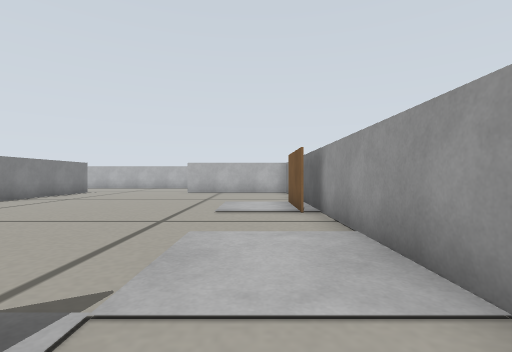
view 1 (above)

24 first-person views from a walk through a robot-simulator world made for Gazebo. The camera is 0.17 m above the floor, looks level and sees 85° across. The floor is counted in squares, 0.2 m on a side. Each view is taken from the middle of a square. On the plan, view 1 faces up. The plan holds only what a view shows up to about 10 squares ahead; the rest is blank. Robots are left out.

view 2
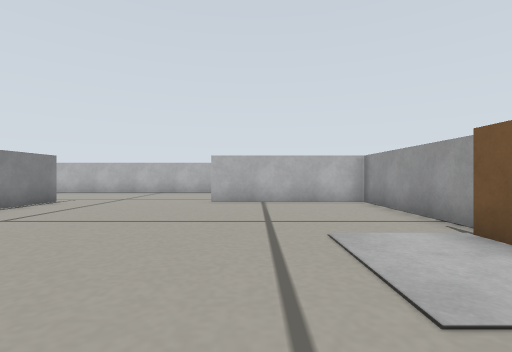

view 3
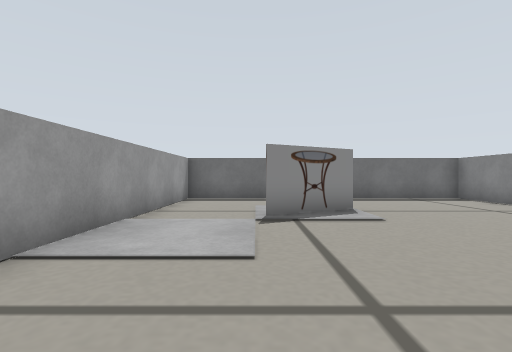

view 4
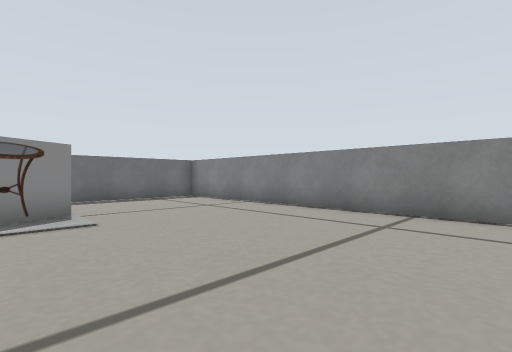

view 5
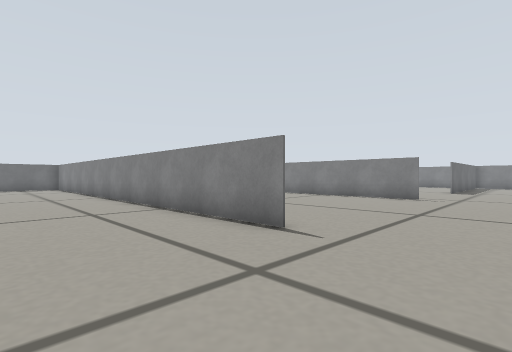

view 6
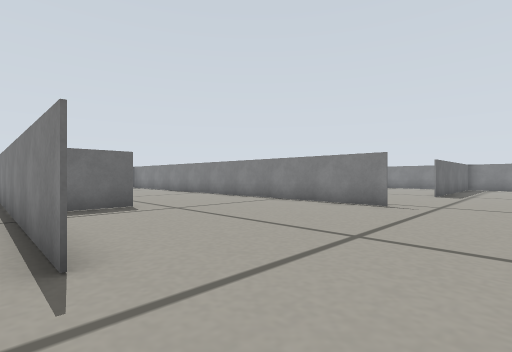

view 7
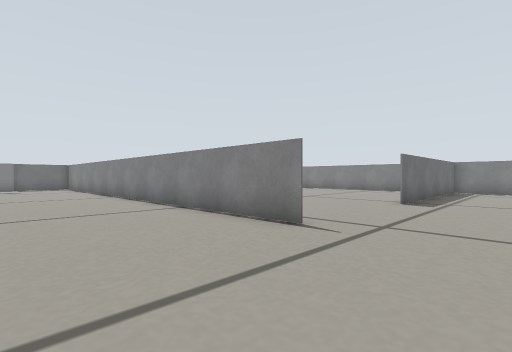

view 8
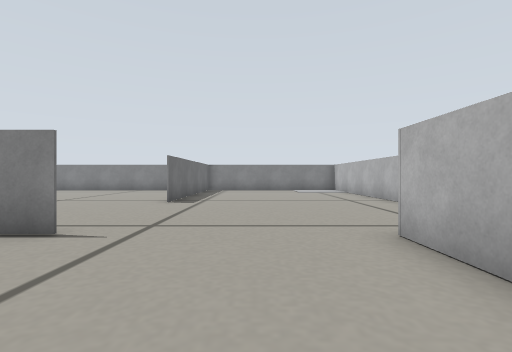

view 9
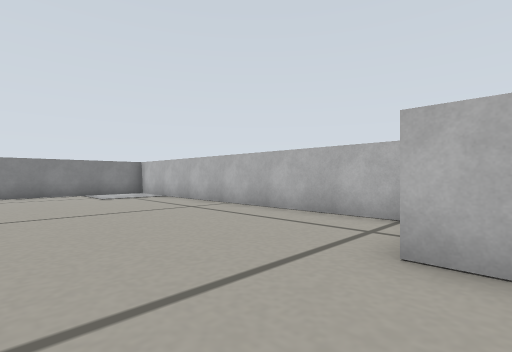

view 10
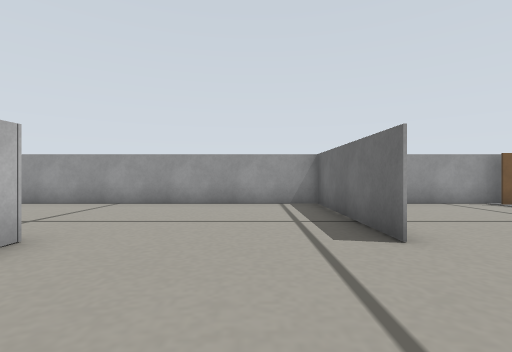

view 11
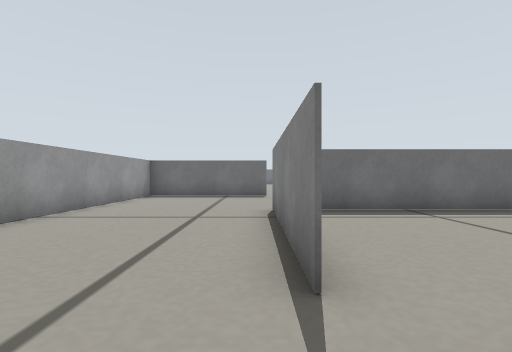

view 12
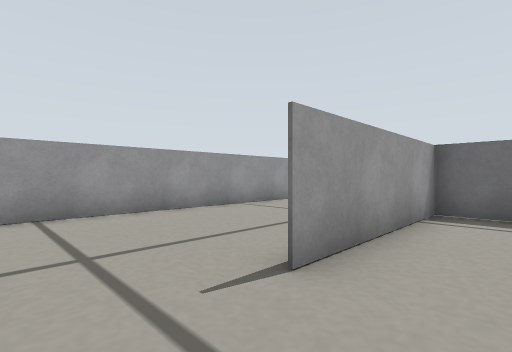

view 13
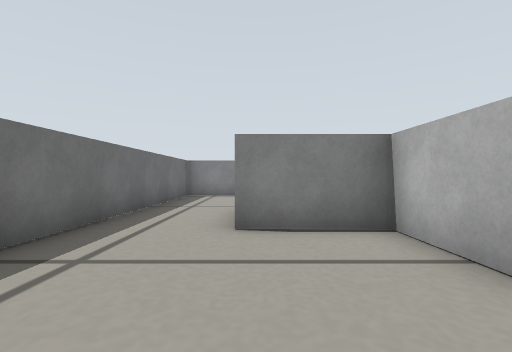

view 14
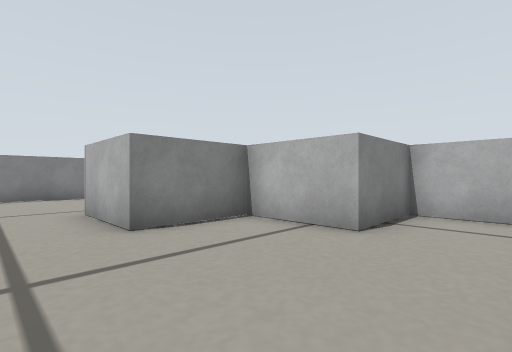

view 15
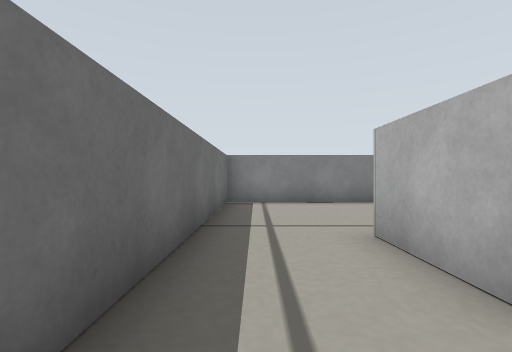

view 16
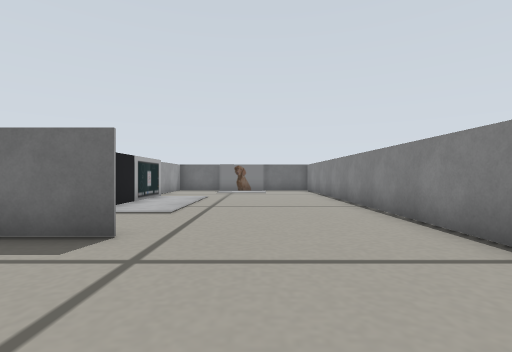

view 17
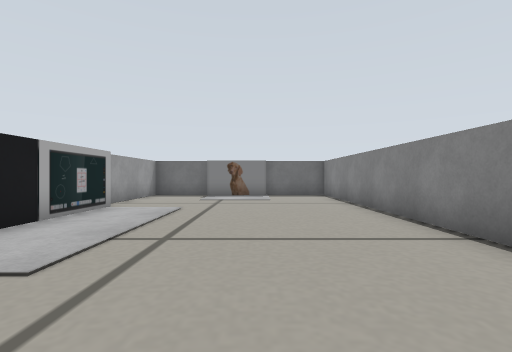

view 18
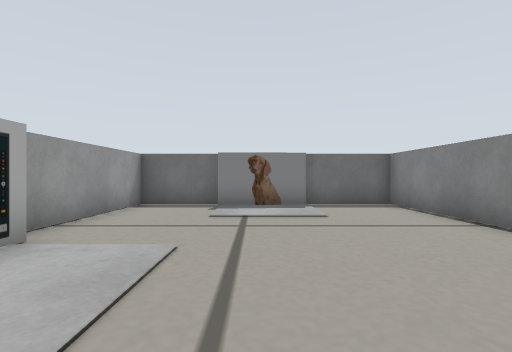

view 19
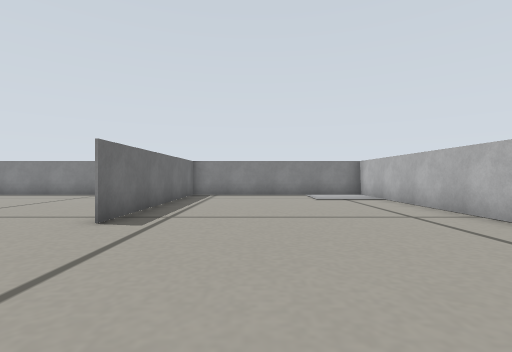

view 20
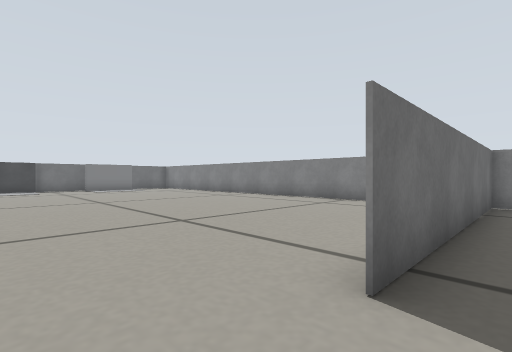

view 21
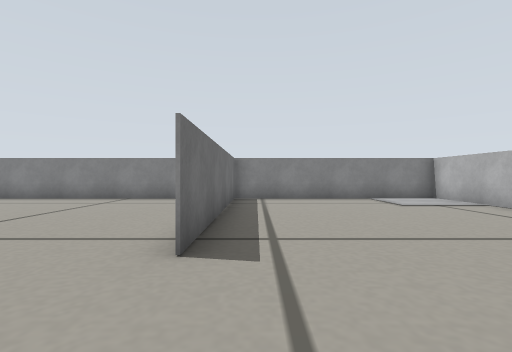

view 22
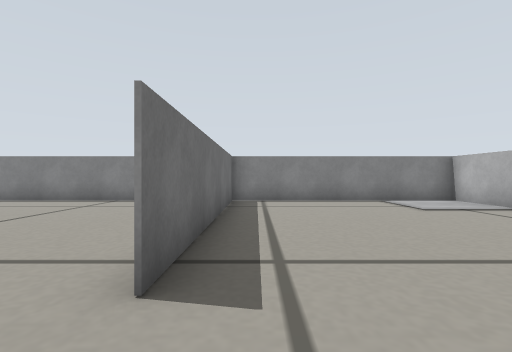

view 23
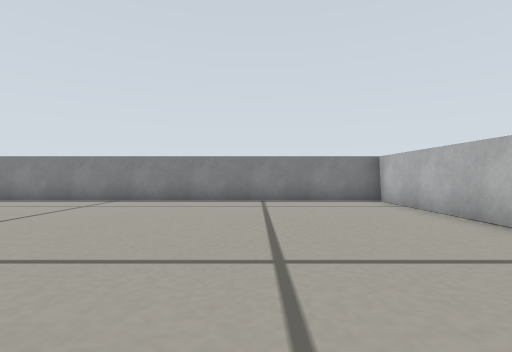

view 24
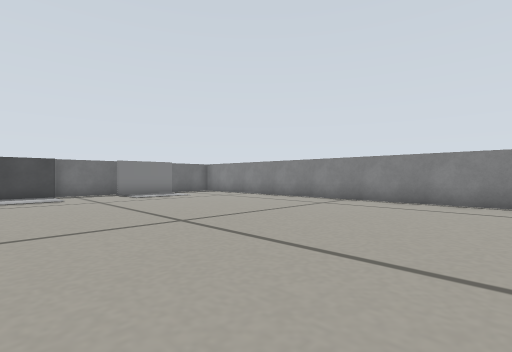

### Floor plan
Points are (right, up) in squares from view 1. A wall is a line through its corners. A room is listed if a view was taken in it or the views show most of it. See-through windows are left out.
Room 1 (views 1, 2, 3, 4, 5, 6, 7, 8, 9, 10, 16, 17, 18, 19, 20, 21, 22, 23, 24)
walls: (-11.1, 9.2) (-9.4, 9.2); (-16, 14.1) (-16, 3.6); (-8.5, 4.6) (-8.5, 3.5); (-16, 1.6) (-16, -3.4) (-13.5, -3.4); (-8.5, 14.1) (-8.5, 6.5); (-8.5, 1.6) (-8.5, -3); (-14.1, 19) (-16, 19); (-23.5, 14.2) (-28.4, 14.2); (-10.9, -3.4) (-8.6, -3.4) (-8.6, 0.9); (-16.8, 21.6) (-28.4, 21.6) (-28.4, 1.4); (-5.9, -3.4) (-4.1, -3.4); (-28.5, 14.2) (-20.9, 14.2); (1.6, 14.2) (-3.5, 14.2); (1.5, -3) (1.5, 13.9)
ways out: opening at (-3, 16.5) to room 2
objects: grey box (-20, -3) to (-19, -3); white box (-13, -3) to (-12, -3); other object (-9, 2) to (-9, 3); other object (-9, 5) to (-9, 6); table (-3, 0) to (-1, 1); chair (1, 7) to (1, 9)
Room 2 (view 11)
walls: (-3.4, 24) (-3.4, 19.1); (-3.5, 14.2) (1.5, 14.2); (1.5, 13.9) (1.5, 25.8)
ways out: opening at (-3, 16.5) to room 1; opening at (-3, 25.5) to room 3
Room 3 (view 12)
walls: (-4.2, 26.6) (-5.9, 26.6) (-5.9, 24.1)
ways out: opening at (-3, 25.5) to room 2; opening at (-4.5, 24) to room 4
Room 4 (views 13, 14, 15)
walls: (-5.9, 24.1) (-8.5, 24.1) (-8.5, 21.6) (-11, 21.6); (-12.6, 19.1) (-3.5, 19.1) (-3.5, 24)
ways out: opening at (-4.5, 24) to room 3; opening at (-12, 20.5)

Positions as (right, up) in squares from view 1, and headings:
1: (0, 0), facing up
2: (-2, 5), facing up
3: (-1, 7), facing down
4: (-2, 7), facing down-left
5: (-5, 17), facing down-left
6: (-8, 17), facing down-left
7: (-12, 17), facing down-left
8: (-12, 17), facing left
9: (-15, 16), facing up-left
10: (-7, 16), facing right
11: (-3, 26), facing down
12: (-5, 26), facing down-right
13: (-4, 22), facing left
14: (-4, 20), facing up-left
15: (-7, 20), facing left
16: (-13, 13), facing down
17: (-13, 9), facing down
18: (-12, 5), facing down
19: (-16, 17), facing left
20: (-19, 15), facing down-left
21: (-18, 15), facing left
22: (-19, 15), facing left
23: (-19, 10), facing left
24: (-19, 10), facing down-left
